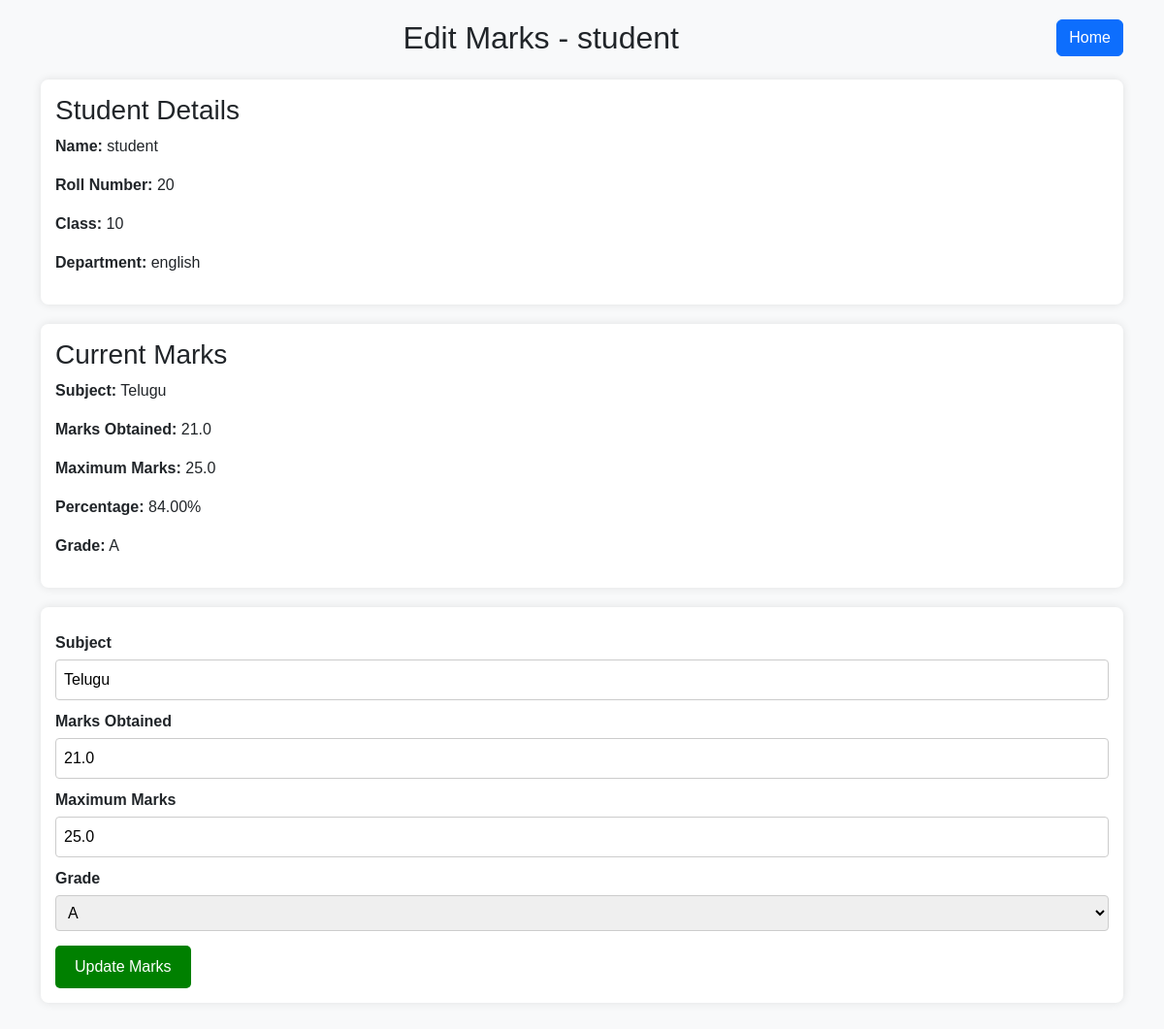
The page /edit-marks/79/ (signed in) on the database its author committed.
### school/models.py (models this page shows, shortened)
class StudentProfile(models.Model):
    user = models.OneToOneField(User, on_delete=models.CASCADE)
    department = models.CharField(max_length=100)
    roll_number = models.CharField(max_length=20)
    class_level = models.CharField(max_length=50)

class Marks(models.Model):
    student = models.ForeignKey(StudentProfile, on_delete=models.CASCADE)
    subject = models.CharField(max_length=100)
    marks = models.FloatField()
    max_marks = models.FloatField(default=100.0)
    grade = models.CharField(max_length=2, blank=True)
    exam_type = models.CharField(max_length=100)

### school/views.py (the view, shortened to what this page needs)
# urls.py: path('edit-marks/<int:mark_id>/', views.edit_marks, name='edit_marks'),
@login_required
def edit_marks(request, mark_id):
    marks = get_object_or_404(Marks, id=mark_id)
    student = marks.student  # Related student
    percentage = (marks.marks / marks.max_marks * 100) if marks.max_marks > 0 else 0
    return render(request, 'edit_marks.html', {
        'student': student,
        'marks': marks,
        'percentage': percentage
    })

### school/templates/edit_marks.html (shortened to what this page needs)
<!DOCTYPE html>
<html lang="en">
<head>
    <link rel="stylesheet" href="https://cdn.jsdelivr.net/npm/bootstrap@5.3.0/dist/css/bootstrap.min.css">
</head>
<body>
<div class="container">
    <div class="d-flex justify-content-between align-items-center mb-4 flex-wrap">
        <h2 class="mb-0 flex-grow-1 text-center">Edit Marks - {{ student.user.username }}</h2>
        <a href="{% url 'faculty_dashboard' %}" class="btn btn-primary ms-3 mt-2 mt-sm-0">Home</a>
    </div>
    <div class="student-info">
        <h3>Student Details</h3>
        <p><strong>Name:</strong> {{ student.user.username }}</p>
        <p><strong>Roll Number:</strong> {{ student.roll_number }}</p>
        <p><strong>Class:</strong> {{ student.class_level }}</p>
        <p><strong>Department:</strong> {{ student.department }}</p>
    </div>
    <div class="marks-info">
        <h3>Current Marks</h3>
        <p><strong>Subject:</strong> {{ marks.subject }}</p>
        <p><strong>Marks Obtained:</strong> {{ marks.marks }}</p>
        <p><strong>Maximum Marks:</strong> {{ marks.max_marks }}</p>
        <p><strong>Percentage:</strong> {{ percentage|floatformat:2 }}%</p>
        <p><strong>Grade:</strong> {{ marks.grade }}</p>
    </div>
    <form method="post">
        <label for="subject">Subject</label>
        <input type="text" name="subject" value="{{ marks.subject }}" required>
        <label for="marks">Marks Obtained</label>
        <input type="number" name="marks" value="{{ marks.marks }}" required>
        <label for="max_marks">Maximum Marks</label>
        <input type="number" name="max_marks" value="{{ marks.max_marks }}" required>
        <label for="grade">Grade</label>
        <select name="grade" required>
            <option value="A" {% if marks.grade == "A" %}selected{% endif %}>A</option>
        </select>
        <button type="submit">Update Marks</button>
    </form>
</div>
</body>
</html>

### school/templates/edit_marks.html (style rules this page uses)
body { font-family: Arial, sans-serif; background: #f8f9fa; padding: 20px; }
h2 { text-align: center; margin-bottom: 20px; }
.student-info, .marks-info, form { padding: 15px; border-radius: 8px; background: #fff; box-shadow: 0 0 10px rgba(0,0,0,0.1); margin-bottom: 20px; }
label { font-weight: bold; margin-top: 10px; }
input, select { width: 100%; padding: 8px; margin-top: 5px; border-radius: 4px; border: 1px solid #ccc; }
button { margin-top: 15px; padding: 10px 20px; background: green; color: white; border: none; border-radius: 5px; cursor: pointer; }

### rows shown on the page
StudentProfile: user.username "student", roll_number "20", class_level "10", department "english"
Marks: subject "Telugu", marks "21.0", max_marks "25.0", grade "A"

### other values the page prints
{{ percentage|floatformat:2 }} "84.00"
